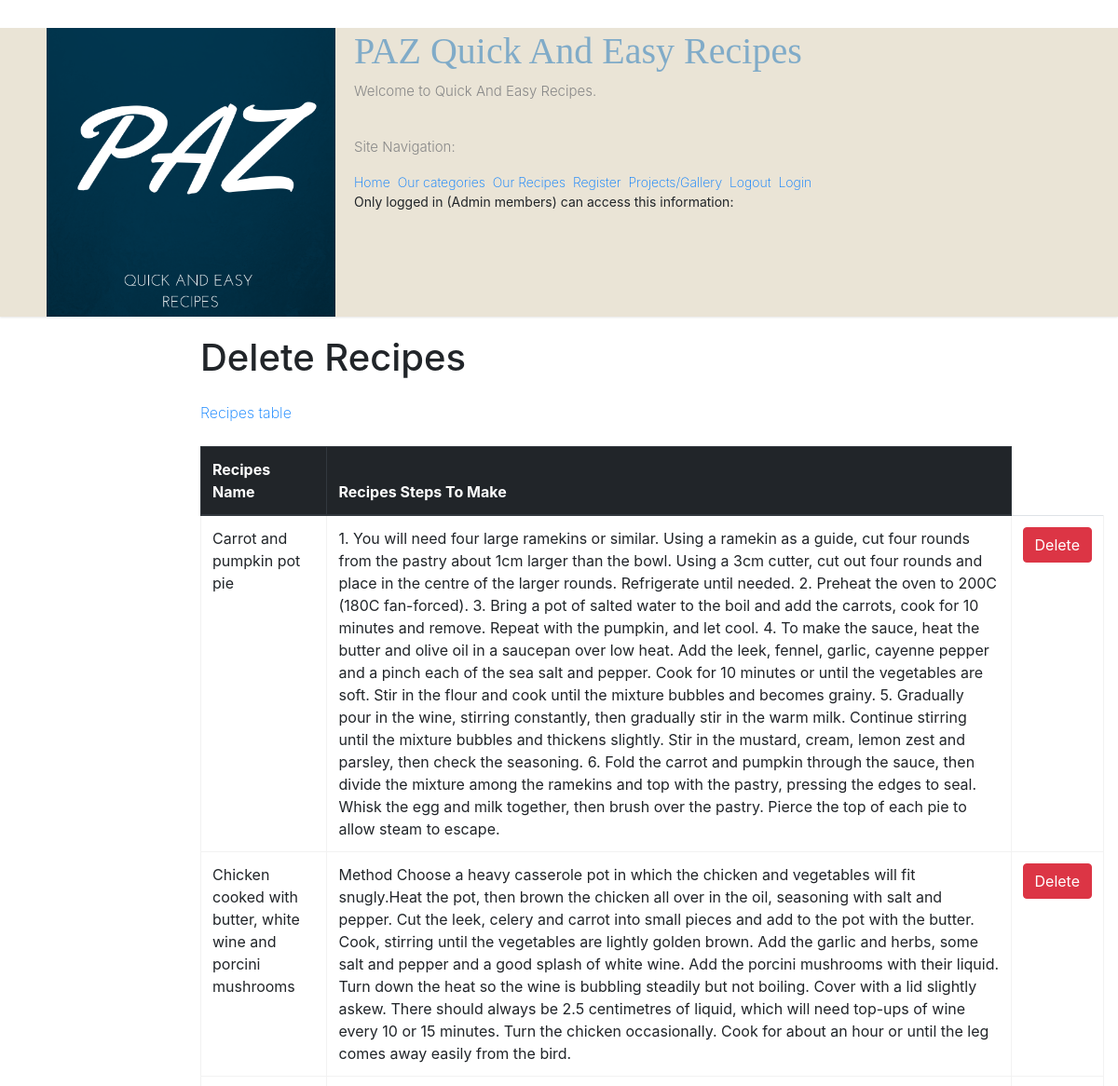
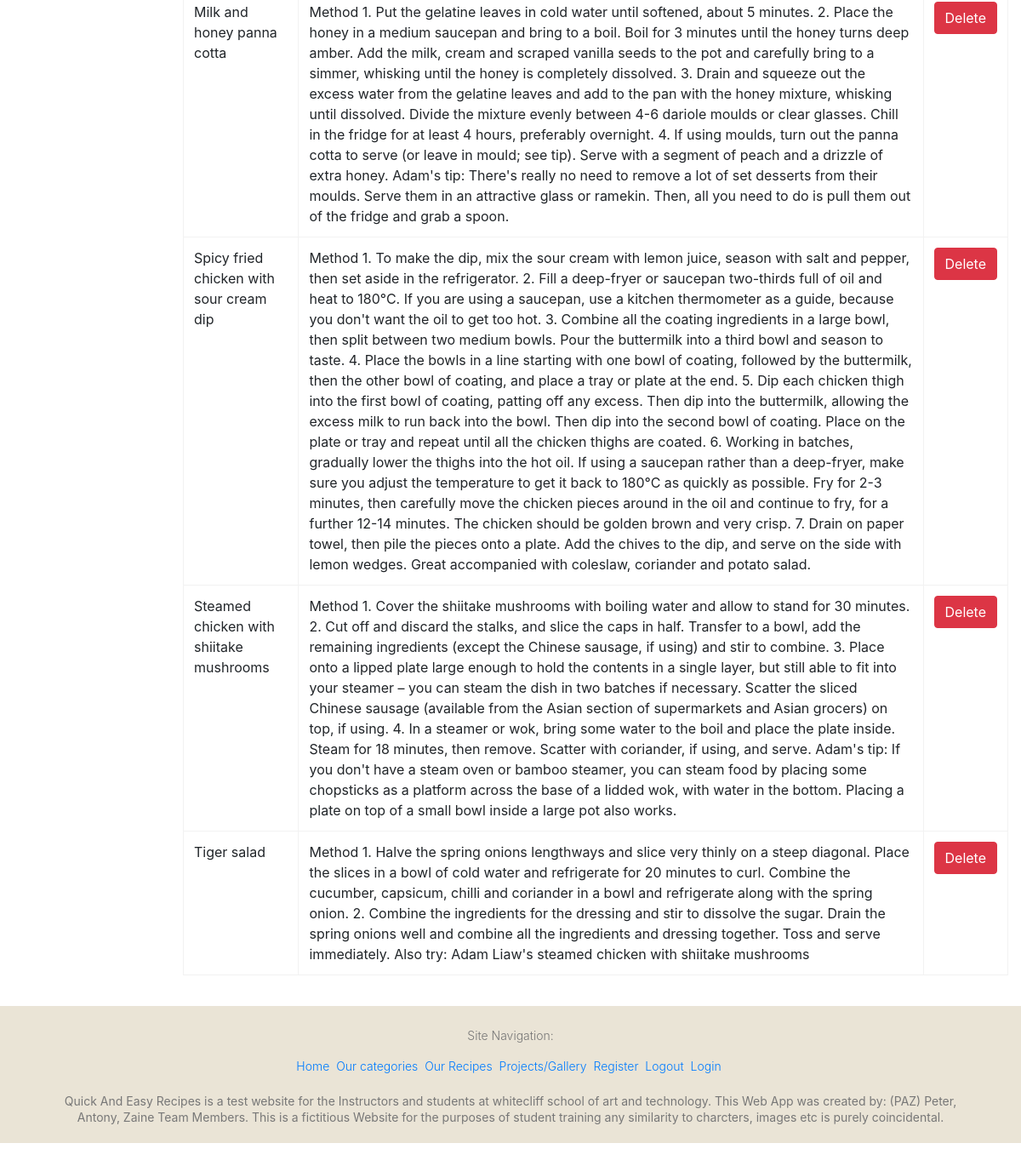
Before: /view_recipes/ with the older database file (2 pictures, top to bottom).
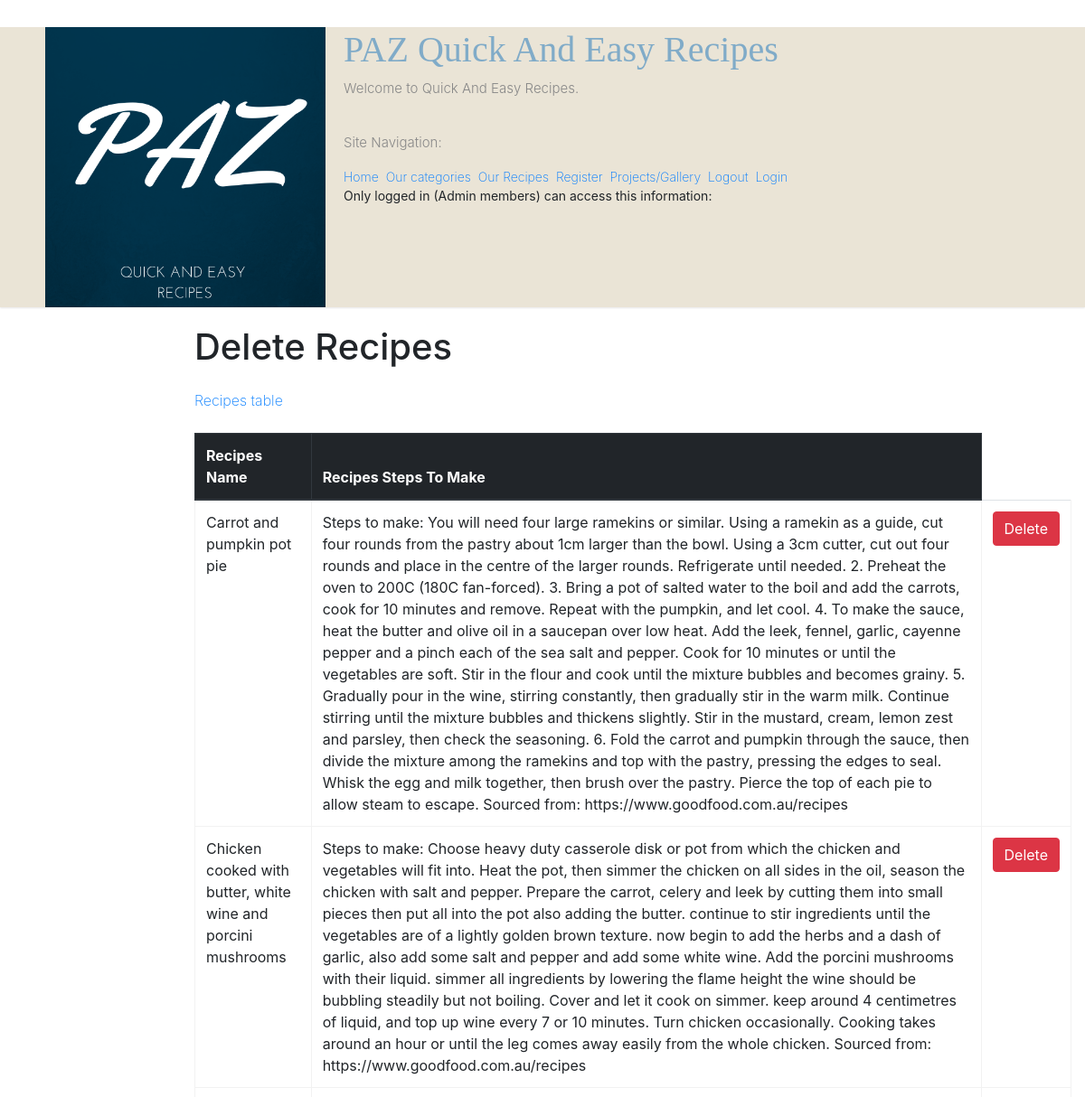
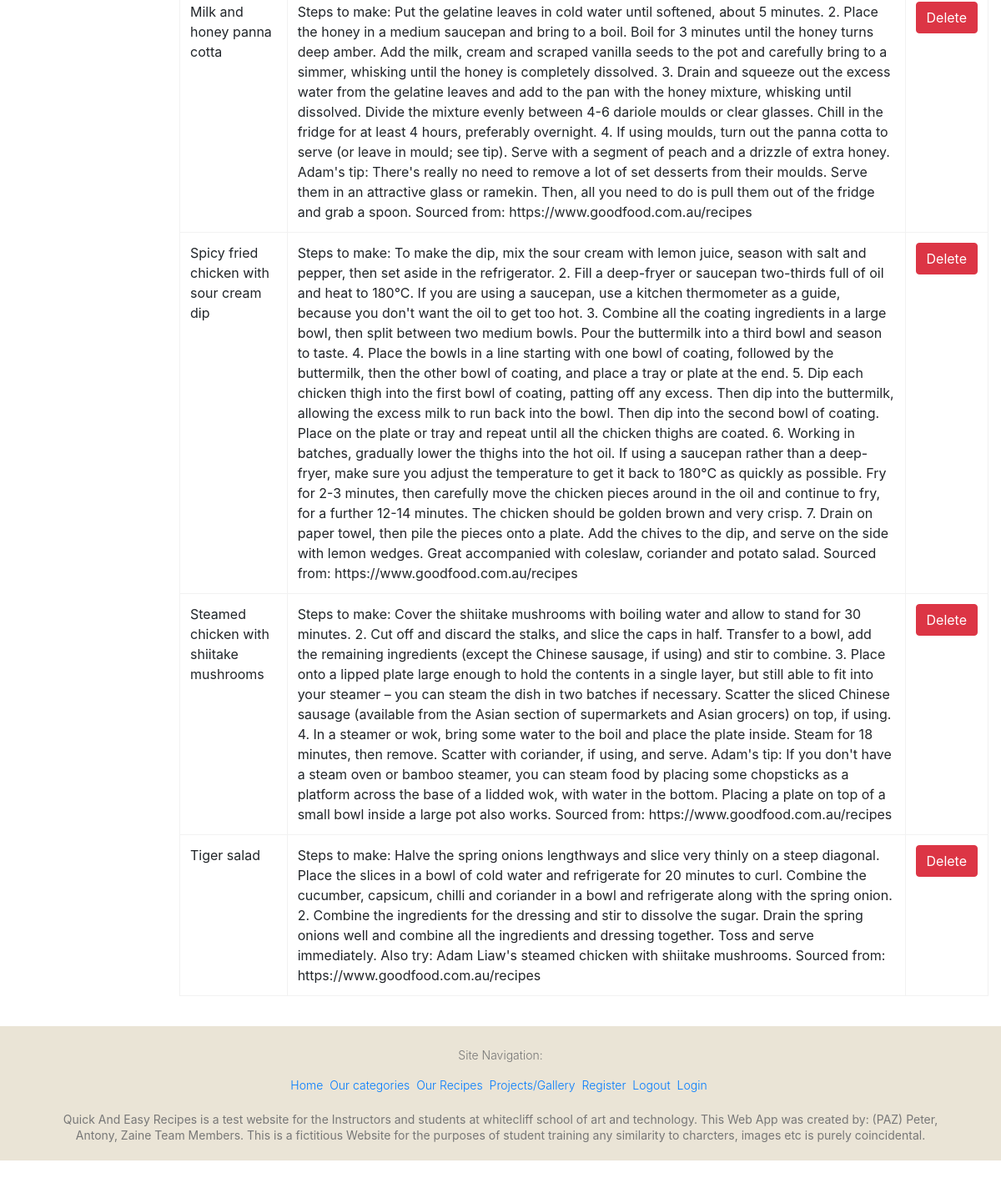
After: the same page with the newer database file (2 pictures, top to bottom).
### home/models.py (models this page shows, shortened)
class Recipe(models.Model):
  recipe_name = models.CharField(max_length=100)
  recipe_steps = models.CharField(max_length=2500)
  class Meta:
      ordering = ['recipe_name', 'recipe_steps']

### home/views.py (the view)
# urls.py: path('view_recipes/', views.view_recipes),
def view_recipes(request):
    recipes = Recipe.objects.all()
    return render(request, 'view_recipes.html',{'recipes':recipes})

### home/templates/view_recipes.html (shortened to what this page needs)
{% extends 'base.html' %}
  {% load static %}
  {% block content %}
  <h1>Delete Recipes</h1>
  <a href="#">Recipes table</a>
  <br/><br/>
  <div id ="table">
    <table class="table table-hover">
    <thead class="thead-dark">
    <tr>
        <th>Recipes Name</th>
        <th>Recipes Steps To Make</th>
    </tr>
    </thead>
    {% for recipe in recipes %}
    <tr>
        <td "bg-success">{{ recipe.recipe_name }}</td>
        <td>{{ recipe.recipe_steps }}</td>
        <td>
            <a href="/delete_recipes/{{ recipe.id }}" class="btn btn-danger">Delete</a>
        </td>
    </tr>
    {% endfor %}
    </table>
</div>
{% endblock %}

### home/templates/base.html (shortened to what this page needs)
{% load static %}
<!DOCTYPE html>
<html lang="en">
<head>
  <link rel="stylesheet" id="ample-style-css" href="{% static 'style_downloaded.css' %}" type="text/css" media="all">
  <link rel="stylesheet" href="https://stackpath.bootstrapcdn.com/bootstrap/4.1.3/css/bootstrap.min.css">
  {% load static %}
  <link rel="stylesheet" href="{% static 'style_PAZ.css' %}">
</head>
<body>
  <div id="page" class="hfeed site">
      <header>
          <div class="header">
              <div class="main-head-wrap inner-wrap clearfix">
                  <div id="header-logo-image">
                      <a href="/">
                          <img src="{% static 'images/PAZ_logo.png' %}" alt="NZ At A Glance">
                      </a>
                  </div>
                  <div id="header-text" class="">
                      <h1 id="site-title">
                          <a href="/" title="Security Principles" rel="home">PAZ Quick And Easy Recipes</a>
                      </h1>
                      <p>Welcome to Quick And Easy Recipes.</p>
                      <div class="admin_nav_header"><br/>
                        <p>Site Navigation:</p>
                          <a href="{% url 'home' %}">Home</a>&nbsp;
                          <a href="{% url 'our_categories' %}">Our categories</a>&nbsp;
                          <a href="{% url 'our_recipes' %}">Our Recipes</a>&nbsp;
                          <a href="{% url 'register' %}">Register</a>&nbsp;
                          <a href="{% url 'project_index' %}">Projects/Gallery</a>&nbsp;
                          <a href="{% url 'logout'%}?next={{request.path}}">Logout</a>&nbsp;
                          <a href="{% url 'login'%}?next={{request.path}}">Login</a>&nbsp;
                          <br/>
                          Only logged in (Admin members) can access this information:
                          <br/>
                    </div>
                  </div>
                </div>
              </div>
          </div>
<div class="container-fluid">
<div class="row">
<div class="col-sm-2">
</div>
<div class="col-sm-10 ">
{% block content %}{% endblock %}
</div>
</div>
</div>
<footer id="colophon">
    <div class="inner-wrap">
     <div class="footer_nav"><br/>
       <p>Site Navigation:</p>
         <a href="{% url 'home' %}">Home</a>&nbsp;
         <a href="{% url 'our_categories' %}">Our categories</a>&nbsp;
         <a href="{% url 'our_recipes' %}">Our Recipes</a>&nbsp;
         <a href="{% url 'project_index' %}">Projects/Gallery</a>&nbsp;
         <a href="{% url 'register' %}">Register</a>&nbsp;
         <a href="{% url 'logout'%}?next={{request.path}}">Logout</a>&nbsp;
         <a href="{% url 'login'%}?next={{request.path}}">Login</a>&nbsp;
         <br/><br/>
         Quick And Easy Recipes is a test website for the Instructors and students at whitecliff school of art and technology. This Web App was created by: (PAZ) Peter, Antony, Zaine Team Members. This is a fictitious Website for the purposes of student training any similarity to charcters, images etc is purely coincidental.
    </div>
    </div>
</footer>
</body>
</html>

### home/static/style_downloaded.css (style rules this page uses)
html, body, div, span, applet, object, iframe, h1, h2, h3, h4, h5, h6, p, blockquote, pre, a, abbr, acronym, address, big, cite, code, del, dfn, em, font, ins, kbd, q, s, samp, small, strike, strong, sub, sup, tt, var, dl, dt, dd, ol, ul, li, fieldset, form, label, legend, table, caption, tbody, tfoot, thead, tr, th, td { border: 0; font: inherit; font-size: 100%; font-style: inherit; font-weight: inherit; margin: 0; outline: 0; padding: 0; vertical-align: baseline; }
html { overflow-y: scroll; -webkit-text-size-adjust: 100%; -ms-text-size-adjust: 100%; }
article, aside, details, figcaption, figure, footer, header, main, nav, section { display: block; }
h1, h2, h3, h4, h5, h6 { color: #666666; line-height: 1.4; padding-bottom: 15px; font-weight: normal; }
h1 { font-size: 30px; }
body, button, input, select, textarea { color: #888888; font-size: 15px; line-height: 1.5; font-family: 'Roboto', sans-serif; font-weight: 300; }
p { color: #888888; font-size: 15px; line-height: 1.5; margin-bottom: 15px; font-weight: 300; }
table { border-collapse: collapse; border-spacing: 0; margin: 0 0 1.5em; width: 100%; }
th { font-weight: bold; }
th, td { border: 1px solid #f2f2f2; padding: 6px 10px; }
caption, th, td { text-align: left; }
body { background: #f2f2f2; }
a { color: #80abc8; text-decoration: none; -webkit-transition: 0.25s ease-in-out; -moz-transition: 0.25s ease-in-out; transition: 0.25s ease-in-out; -ms-transition: 0.25s ease-in-out; -o-transition: 0.25s ease-in-out; font-family: font-family: Verdana, Arial, Helvetica, sans-serif; font-weight: 200; }
img { max-width: 100%; height: auto; vertical-align: top; margin-bottom: 18px; }
a img { border: 0; }
.clearfix:after { visibility: hidden; display: block; font-size: 0; content: " "; clear: both; height: 0; }
.clearfix { display: inline-block; }
.clearfix { display: block; }
body { padding-top: 30px; padding-bottom: 30px; }
#page { background-color: #ffffff; margin: 0 auto; max-width: 1880px; box-shadow: 0 1px 2px 0 rgba(0, 0, 0, 0.1); height: auto; }
.inner-wrap { max-width: 1100px; margin: 0 auto; }
.main-head-wrap { padding: 0px 0; }
.header { background-color: #eae4d6; height: 310px; width: 100%; margin-bottom: 20px; }
#header-logo-image { float: left; padding: 0px 20px 0px 0; max-width: 100%; }
#header-logo-image img { margin-bottom: 0px; max-height: 360px; height: 310px; width: 310px; }
#header-text { float: left; padding-right: 20px; }
#site-title { padding-bottom: 0; }
#site-title a { color: #80abc8; font-size: 40px; font-family: Brushstroke, fantasy; }
#colophon { font-size: 14px; clear: both; color: #777; background-color: #eae4d6; width: 100%; overflow: hidden; padding: 5px 0 20px; margin-top: 20px; }
#colophon p { font-weight: 300; color: #777; line-height: 22px; font-size: 15px; }
#colophon a { font-weight: 300; line-height: 22px; font-size: 14px; }
#colophon, #colophon p { font-size: 14px; line-height: 1.4; }

### home/static/style_PAZ.css (style rules this page uses)
.admin_nav_header { margin: 0 auto; float: left; font-size: 14px; }
.footer_nav { margin: 0 auto; text-align: center; font-size: 14px; }

Changed rows visible on the page:
changed Recipe "Carrot and pumpkin pot pie": recipe_steps "1. You will need four large ramekins or similar. Using a ramekin as a guide, cut four rounds from the pastry about 1cm larger than the bowl. Using a 3cm cutter, cut out four rounds and place in the centre of the larger rounds. Refrigerate until needed. 2. Preheat the oven to 200C (180C fan-forced). 3. Bring a pot of salted water to the boil and add the carrots, cook for 10 minutes and remove. Repeat with the pumpkin, and let cool. 4. To make the sauce, heat the butter and olive oil in a saucepan over low heat. Add the leek, fennel, garlic, cayenne pepper and a pinch each of the sea salt and pepper. Cook for 10 minutes or until the vegetables are soft. Stir in the flour and cook until the…" → "Steps to make: You will need four large ramekins or similar. Using a ramekin as a guide, cut four rounds from the pastry about 1cm larger than the bowl. Using a 3cm cutter, cut out four rounds and place in the centre of the larger rounds. Refrigerate until needed. 2. Preheat the oven to 200C (180C fan-forced). 3. Bring a pot of salted water to the boil and add the carrots, cook for 10 minutes and remove. Repeat with the pumpkin, and let cool. 4. To make the sauce, heat the butter and olive oil in a saucepan over low heat. Add the leek, fennel, garlic, cayenne pepper and a pinch each of the sea salt and pepper. Cook for 10 minutes or until the vegetables are soft. Stir in the flour and cook…"
changed Recipe "Chicken cooked with butter, white wine and porcini mushrooms": recipe_steps "Method Choose a heavy casserole pot in which the chicken and vegetables will fit snugly.Heat the pot, then brown the chicken all over in the oil, seasoning with salt and pepper. Cut the leek, celery and carrot into small pieces and add to the pot with the butter. Cook, stirring until the vegetables are lightly golden brown. Add the garlic and herbs, some salt and pepper and a good splash of white wine. Add the porcini mushrooms with their liquid. Turn down the heat so the wine is bubbling steadily but not boiling. Cover with a lid slightly askew. There should always be 2.5 centimetres of liquid, which will need top-ups of wine every 10 or 15 minutes. Turn the chicken occasionally. Cook for…" → "Steps to make: Choose heavy duty casserole disk or pot from which the chicken and vegetables will fit into. Heat the pot, then simmer the chicken on all sides in the oil, season the chicken with salt and pepper. Prepare the carrot, celery and leek by cutting them into small pieces then put all into the pot also adding the butter. continue to stir ingredients until the vegetables are of a lightly golden brown texture. now begin to add the herbs and a dash of garlic, also add some salt and pepper and add some white wine. Add the porcini mushrooms with their liquid. simmer all ingredients by lowering the flame height the wine should be bubbling steadily but not boiling. Cover and let it cook…"
changed Recipe "Milk and honey panna cotta": recipe_steps "Method 1. Put the gelatine leaves in cold water until softened, about 5 minutes. 2. Place the honey in a medium saucepan and bring to a boil. Boil for 3 minutes until the honey turns deep amber. Add the milk, cream and scraped vanilla seeds to the pot and carefully bring to a simmer, whisking until the honey is completely dissolved. 3. Drain and squeeze out the excess water from the gelatine leaves and add to the pan with the honey mixture, whisking until dissolved. Divide the mixture evenly between 4-6 dariole moulds or clear glasses. Chill in the fridge for at least 4 hours, preferably overnight. 4. If using moulds, turn out the panna cotta to serve (or leave in mould; see tip). Serve…" → "Steps to make: Put the gelatine leaves in cold water until softened, about 5 minutes. 2. Place the honey in a medium saucepan and bring to a boil. Boil for 3 minutes until the honey turns deep amber. Add the milk, cream and scraped vanilla seeds to the pot and carefully bring to a simmer, whisking until the honey is completely dissolved. 3. Drain and squeeze out the excess water from the gelatine leaves and add to the pan with the honey mixture, whisking until dissolved. Divide the mixture evenly between 4-6 dariole moulds or clear glasses. Chill in the fridge for at least 4 hours, preferably overnight. 4. If using moulds, turn out the panna cotta to serve (or leave in mould; see tip).…"
changed Recipe "Spicy fried chicken with sour cream dip": recipe_steps "Method 1. To make the dip, mix the sour cream with lemon juice, season with salt and pepper, then set aside in the refrigerator. 2. Fill a deep-fryer or saucepan two-thirds full of oil and heat to 180°C. If you are using a saucepan, use a kitchen thermometer as a guide, because you don't want the oil to get too hot. 3. Combine all the coating ingredients in a large bowl, then split between two medium bowls. Pour the buttermilk into a third bowl and season to taste. 4. Place the bowls in a line starting with one bowl of coating, followed by the buttermilk, then the other bowl of coating, and place a tray or plate at the end. 5. Dip each chicken thigh into the first bowl of coating, patting…" → "Steps to make: To make the dip, mix the sour cream with lemon juice, season with salt and pepper, then set aside in the refrigerator. 2. Fill a deep-fryer or saucepan two-thirds full of oil and heat to 180°C. If you are using a saucepan, use a kitchen thermometer as a guide, because you don't want the oil to get too hot. 3. Combine all the coating ingredients in a large bowl, then split between two medium bowls. Pour the buttermilk into a third bowl and season to taste. 4. Place the bowls in a line starting with one bowl of coating, followed by the buttermilk, then the other bowl of coating, and place a tray or plate at the end. 5. Dip each chicken thigh into the first bowl of coating,…"
changed Recipe "Steamed chicken with shiitake mushrooms": recipe_steps "Method 1. Cover the shiitake mushrooms with boiling water and allow to stand for 30 minutes. 2. Cut off and discard the stalks, and slice the caps in half. Transfer to a bowl, add the remaining ingredients (except the Chinese sausage, if using) and stir to combine. 3. Place onto a lipped plate large enough to hold the contents in a single layer, but still able to fit into your steamer – you can steam the dish in two batches if necessary. Scatter the sliced Chinese sausage (available from the Asian section of supermarkets and Asian grocers) on top, if using. 4. In a steamer or wok, bring some water to the boil and place the plate inside. Steam for 18 minutes, then remove. Scatter with…" → "Steps to make: Cover the shiitake mushrooms with boiling water and allow to stand for 30 minutes. 2. Cut off and discard the stalks, and slice the caps in half. Transfer to a bowl, add the remaining ingredients (except the Chinese sausage, if using) and stir to combine. 3. Place onto a lipped plate large enough to hold the contents in a single layer, but still able to fit into your steamer – you can steam the dish in two batches if necessary. Scatter the sliced Chinese sausage (available from the Asian section of supermarkets and Asian grocers) on top, if using. 4. In a steamer or wok, bring some water to the boil and place the plate inside. Steam for 18 minutes, then remove. Scatter with…"
changed Recipe "Tiger salad": recipe_steps "Method 1. Halve the spring onions lengthways and slice very thinly on a steep diagonal. Place the slices in a bowl of cold water and refrigerate for 20 minutes to curl. Combine the cucumber, capsicum, chilli and coriander in a bowl and refrigerate along with the spring onion. 2. Combine the ingredients for the dressing and stir to dissolve the sugar. Drain the spring onions well and combine all the ingredients and dressing together. Toss and serve immediately. Also try: Adam Liaw's steamed chicken with shiitake mushrooms" → "Steps to make: Halve the spring onions lengthways and slice very thinly on a steep diagonal. Place the slices in a bowl of cold water and refrigerate for 20 minutes to curl. Combine the cucumber, capsicum, chilli and coriander in a bowl and refrigerate along with the spring onion. 2. Combine the ingredients for the dressing and stir to dissolve the sugar. Drain the spring onions well and combine all the ingredients and dressing together. Toss and serve immediately. Also try: Adam Liaw's steamed chicken with shiitake mushrooms. Sourced from: https://www.goodfood.com.au/recipes"
